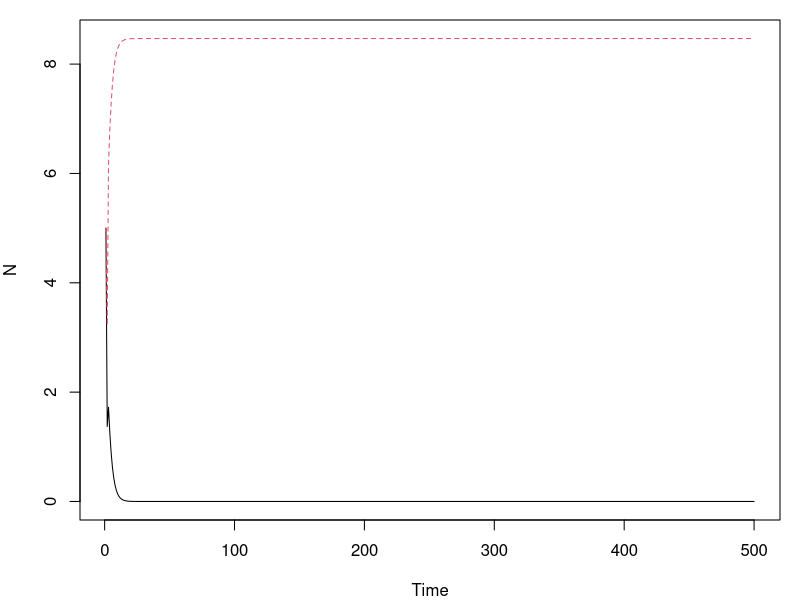
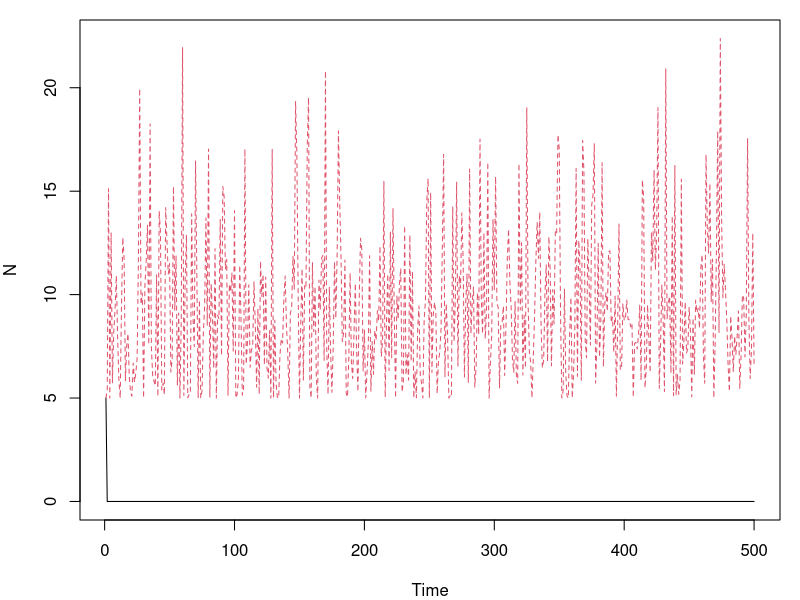
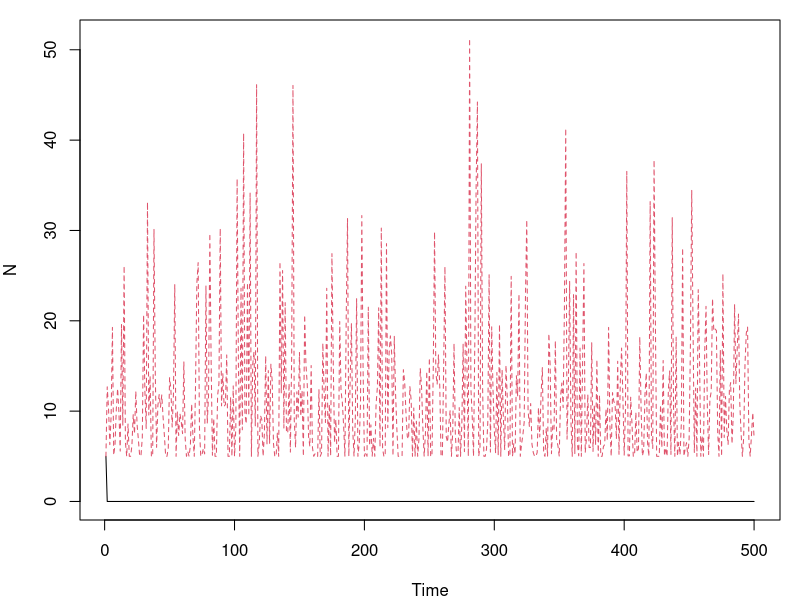
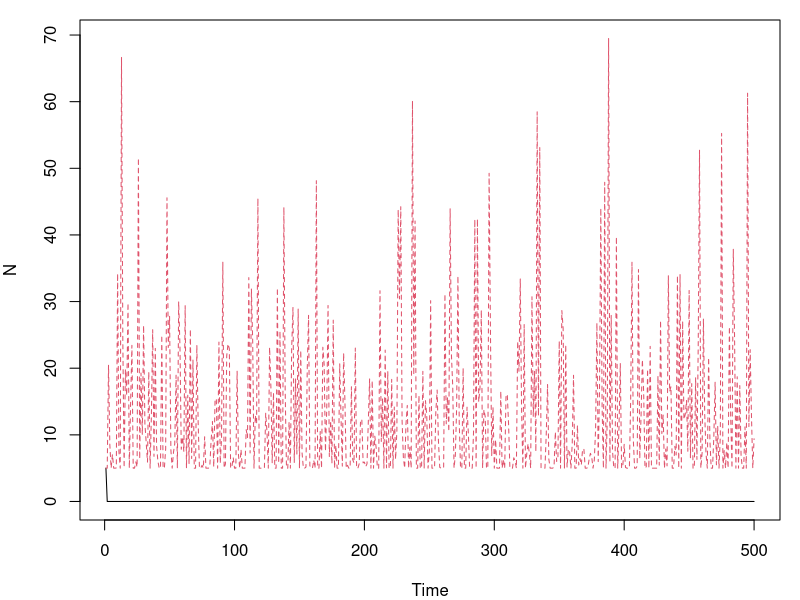
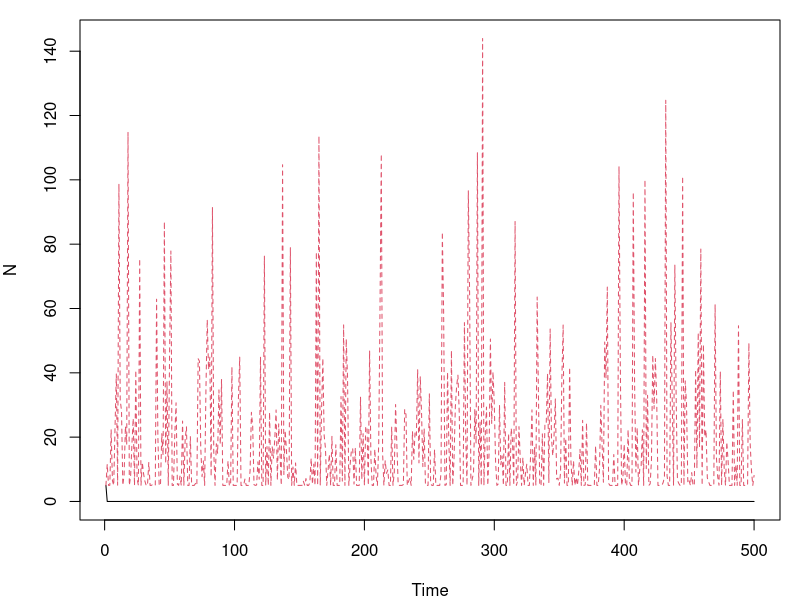
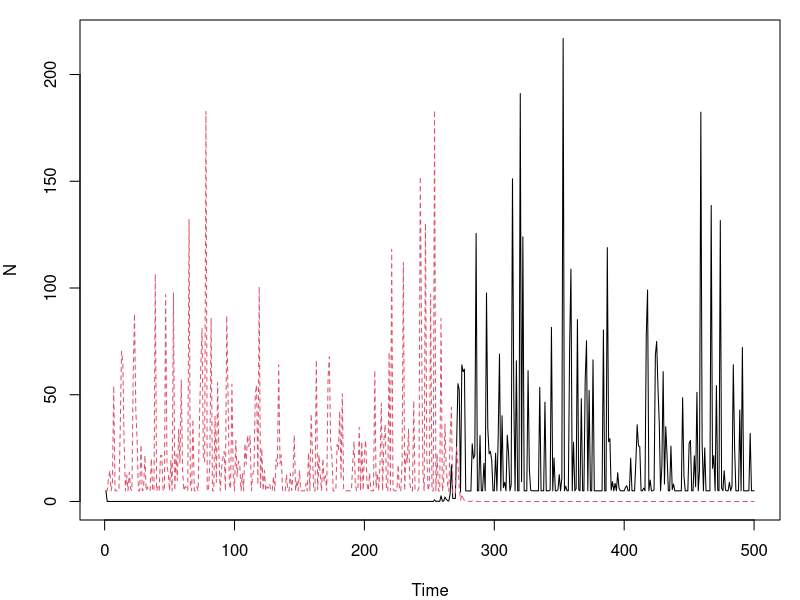
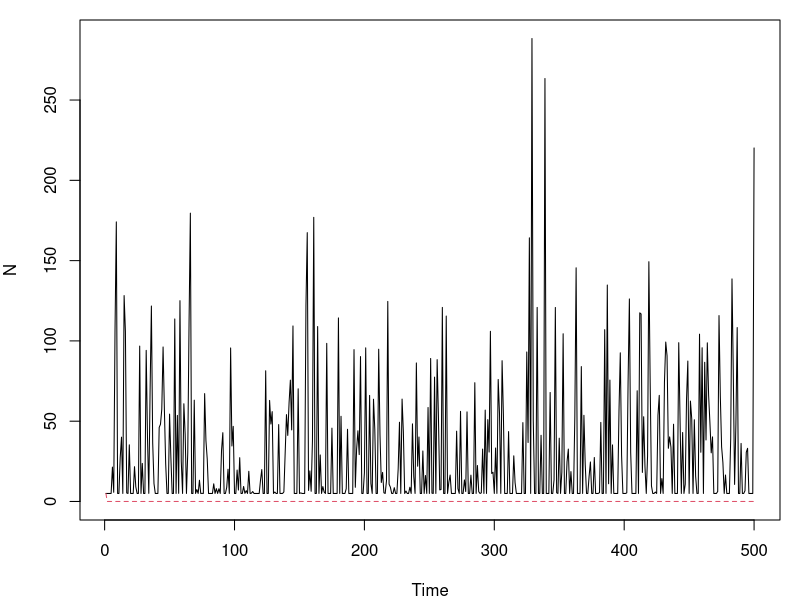
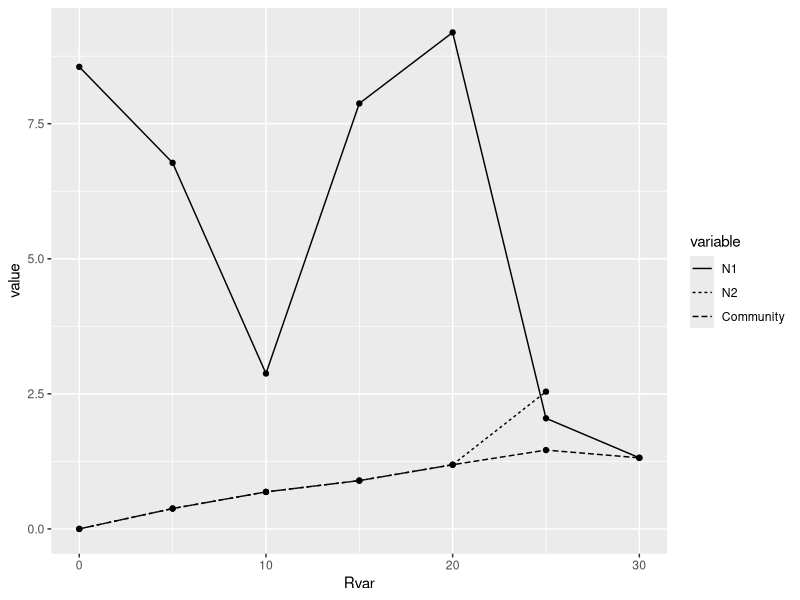

Write the R code that produced these figures, in order.
# coexistence via relative nonlinearity
# two species competing for a shared, fluctuating resource
rm(list=ls())

library(ggplot2)
library(reshape2)

####
#### Parameters
####

# initial conditions
maxDays <- 120 #Rfreq*cycles
years <- 500
burn.in <- 120
NR <- c(N=c(1,1),R=90)

#mean and standard deviation of annual resource supply
meanR <- 50
Rvar <- c(0,5,10,15,20,25,30)

parmsB <- list(
  a = c(0.36,0.28),  # max growth rate for spp 1 and 2
  b1 = c(25,10),  # right offset for growth rates 
  b2 = c(0.08,0.1)  # rates at which max is approached
)


#---------------------------
# define functions
#---------------------------
library(deSolve)
updateNR = function(t, NR, parms) { 
  #### RRmod "Resource Ratio Model" 
  #### Continuous two species resource model with an essential resource
  with(as.list(c(NR, parms)), { 
    dN1dt = N1*b[1]*(c[1]*w[1]*R - m[1]) ##spp 1 growth
    dN2dt = N2*b[2]*(c[2]*w[2]*R - m[2]) ##spp 2 growth
    dRdt = -1 * (c[1]*N1 + c[2]*N2) ##resource draw down
    list(c(dN1dt, dN2dt, dRdt))
  }) 
}

getB <- function(parmsB, R){
  #   attach(parms)
  spp1 <- parmsB$a[1]*exp(-parmsB$b1[1]*exp(-parmsB$b2[1]*R))
  spp2 <- parmsB$a[2]*exp(-parmsB$b1[2]*exp(-parmsB$b2[2]*R))   ## sp. 2 biomass assimilation
  #   detach(parms)
  return(c(spp1, spp2))
}

####
#### Run simulations
####
outStab <- matrix(NA, nrow = length(Rvar), ncol = 3)
for(doSD in 1:length(Rvar)){
  Nstart <- 5
  Nsave <- matrix(nrow = years, ncol=2)
  Nsave[1,] <- c(Nstart,Nstart)
  for(g in 2:years){
    days = 1:maxDays
    NR[3] <- max(0,rnorm(1,meanR,Rvar[doSD]))
    # species parameters 
    cNow <- getB(parmsB, NR[3])
    parms <- list(
      b = c(0.1, 0.1), #biomass conversion efficiency
      c = as.numeric(cNow), #consumption rates of resource
      w = c(0.5, 0.5), #biomass assimilation rate
      m = c(5, 5) #loss of assimilated biomass
    )
    output = as.data.frame(ode(y = NR, times = days, func = updateNR, parms = parms))
    N = output[,2:3]
    nMax <- c(max(N[1]), max(N[2]))
    seedFrac1 <- nMax[1] / (sum(nMax))
    NR <- c(N=c(seedFrac1*Nstart, (1-seedFrac1)*Nstart),R=NA)
    Nsave[g,] <- nMax
  }
  par(mfrow=c(1,1),mar=c(4,4,1,1))
  matplot(c(1:years),Nsave,type="l",xlab="Time",ylab="N")
  
  Nsave <- as.data.frame(Nsave)
  Nsave$totN <- apply(Nsave, MARGIN = 1, FUN = sum)
  Nsave <- Nsave[burn.in:years,]
  outStab[doSD,] <- apply(Nsave, MARGIN = 2, FUN = function(x){sd(x)/mean(x)})
}

outStab <- as.data.frame(outStab)
outStab$Rvar <- Rvar 
colnames(outStab) <- c("N1", "N2", "Community", "Rvar")
outM <- melt(outStab, id.vars = "Rvar")

ggplot(outM, aes(x=Rvar, y=value, linetype=variable))+
  geom_line()+
  geom_point()
